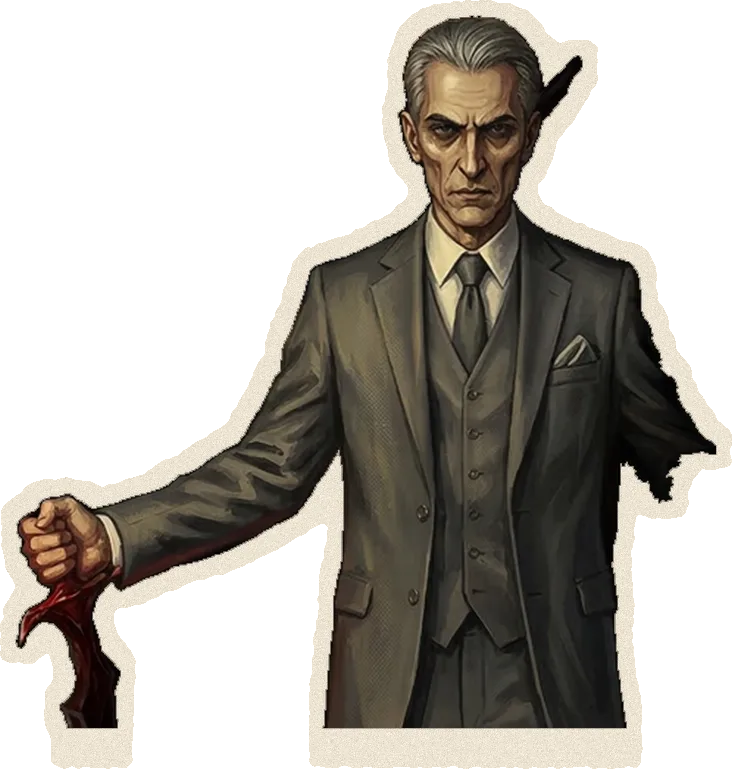
#> input picture art/cena/arnaldo_lamina.webp, 732 x 769 px
$ python recorte.py cena/arnaldo_lamina.webp cena/arnaldo_neutro.webp 5
#> lines starting #> are read from the running program, lines starting #| are printed output that depends on the picture; after the words box and inside, x2 and y2 are one past the last pixel; in counts of white or black regions, pixels touching at a corner belong together
"""Transforma um retrato (PNG com fundo recortado) em recorte de revista com borda de papel.

Uso: python3 art/recorte.py entrada.png saida.png [LARGURA]
A borda é irregular, como cortada à tesoura, e o papel tem uma textura leve.
"""
import sys

import numpy as np
from PIL import Image, ImageChops, ImageFilter

PAPEL = (236, 228, 210)


def recorte(entrada, saida, largura=900, borda=16, seed=7):
#> called with entrada = 'cena/arnaldo_lamina.webp', saida = 'cena/arnaldo_neutro.webp', largura = 5, borda = 16, seed = 7
    im = Image.open(entrada).convert("RGBA")
#> im is the input picture: PIL image 732x769 RGBA; mean R, G, B, A 170.6, 162.4, 147.4, 131.1
    im = im.resize((largura, round(im.height * largura / im.width)), Image.LANCZOS)
    pad = borda * 3
    W, H = im.width + 2 * pad, im.height + 2 * pad
#> W = 101; H = 101
    foto = Image.new("RGBA", (W, H), (0, 0, 0, 0))
#> foto: PIL image 101x101 RGBA; every value is 0
    foto.paste(im, (pad, pad))

    # A base do retrato é um corte reto: estende o alfa até a borda de baixo
    alfa = np.array(foto.getchannel("A")) >= 128
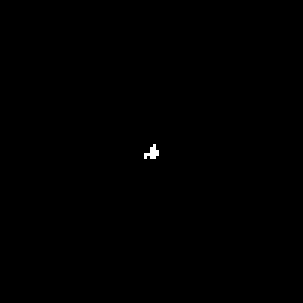
#> alfa: shape (101, 101) bool (shown 3 times larger); 0.14% white in thin lines or dots, all inside (x1, y1, x2, y2) = (48, 48, 53, 53)
    alfa[pad + im.height - 2:, :] = alfa[pad + im.height - 3, :]
#> alfa: shape (101, 101) bool; 1.5% white; 1 white region, box (x1, y1, x2, y2) and area: (50, 48, 53, 101) 156
    alfa[H - pad // 2:, :] = False
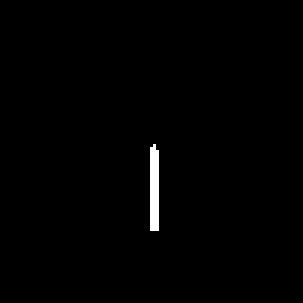
#> alfa: shape (101, 101) bool (shown 3 times larger); 0.82% white; 1 white region, box (x1, y1, x2, y2) and area: (50, 48, 53, 77) 84
    foto_a = Image.fromarray((alfa * 255).astype(np.uint8))

    # Borda de papel: o recorte engordado, com contorno irregular de tesoura
    gordo = foto_a.filter(ImageFilter.MaxFilter(borda * 2 + 1))
#> gordo: PIL image 101x101 L; 20.9% white; 1 white region, box (x1, y1, x2, y2) and area: (34, 32, 69, 93) 2132
    rng = np.random.default_rng(seed)
    ruido = Image.fromarray((rng.random((H // 6 + 1, W // 6 + 1)) * 255).astype(np.uint8)).resize((W, H), Image.BICUBIC)
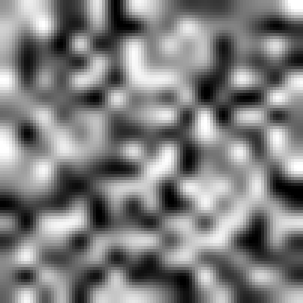
#> ruido: PIL image 101x101 L (shown 3 times larger); min 0, max 255, mean 126.6
    gordo = ImageChops.multiply(gordo.filter(ImageFilter.GaussianBlur(5)), Image.eval(ruido, lambda v: 170 + v // 3))
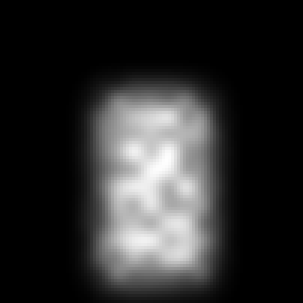
#> gordo: PIL image 101x101 L (shown 3 times larger); min 0, max 254, mean 43.9
    papel_a = gordo.point(lambda v: 255 if v > 110 else 0).filter(ImageFilter.ModeFilter(5))
#> papel_a: PIL image 101x101 L; 19.4% white; 1 white region, box (x1, y1, x2, y2) and area: (34, 32, 70, 92) 1980

    grao = Image.fromarray((rng.normal(0, 7, (H, W))).clip(-20, 20).astype(np.int16) + 0, None)
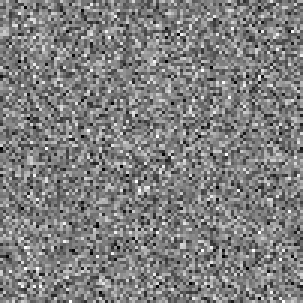
#> grao: PIL image 101x101 I (shown 3 times larger); min -20, max 20, mean -0.0459; drawn with min black and max white
    base = np.zeros((H, W, 4), np.uint8)
    base[..., :3] = np.clip(np.array(PAPEL)[None, None, :] + np.array(grao)[..., None], 0, 255)
    base[..., 3] = np.array(papel_a)
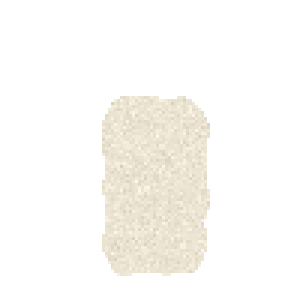
#> base: shape (101, 101, 4) (shown 3 times larger); mean R, G, B, A 236, 228, 210, 49.5; transparent parts drawn white
    out = Image.fromarray(base, "RGBA")

    # Foto por cima, com a base reta e uma sombra fina de impressão na borda interna
    foto.putalpha(Image.fromarray(np.minimum(np.array(foto.getchannel("A")), np.array(papel_a))))
    foto_a2 = foto.getchannel("A").point(lambda v: 255 if v >= 128 else 0)
    linha = Image.new("RGBA", (W, H), (60, 50, 40, 0))
    linha.putalpha(ImageChops.subtract(foto_a2.filter(ImageFilter.MaxFilter(3)), foto_a2).point(lambda v: v // 3))
    out.alpha_composite(foto)
    out.alpha_composite(linha)
    out = out.crop(out.getbbox())
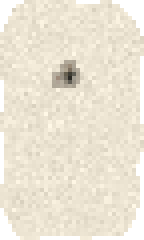
#> out: PIL image 36x60 RGBA (shown 4 times larger); mean R, G, B, A 234.6, 226.5, 208.6, 233.8; transparent parts drawn white
    if saida:
        out.save(saida)
    return out


if __name__ == "__main__":
    recorte(sys.argv[1], sys.argv[2], int(sys.argv[3]) if len(sys.argv) > 3 else 900)

$ run again, on art/cena/biel_neutro.webp
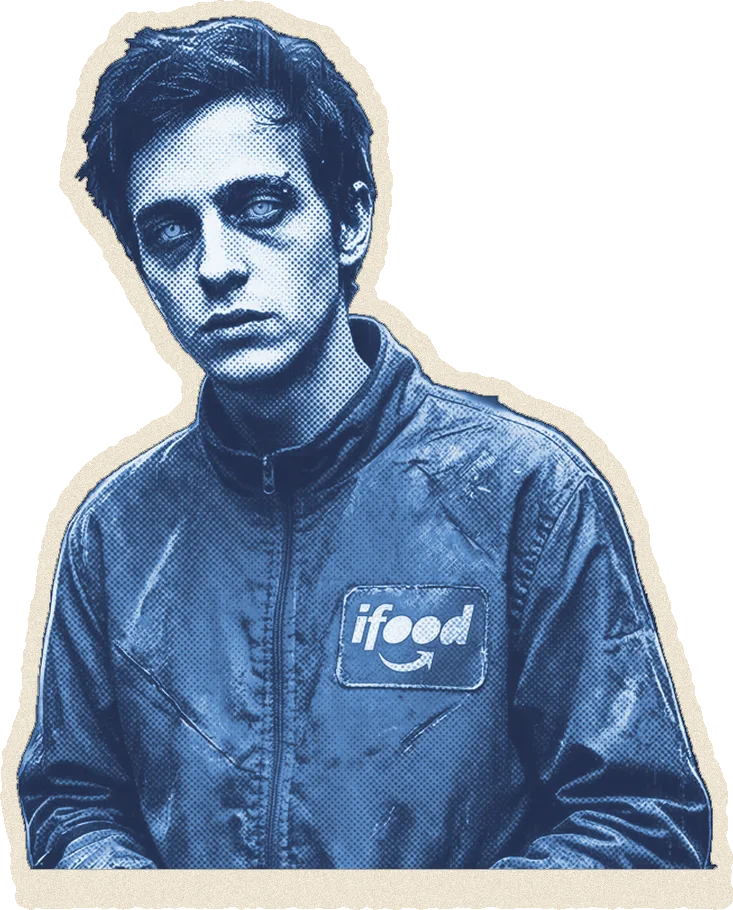
#> input picture art/cena/biel_neutro.webp, 733 x 910 px
#> in recorte, im is the input picture: PIL image 733x910 RGBA; mean R, G, B, A 149.2, 161.1, 175.2, 167.6
#> in recorte, `alfa[pad + im.height - 2:, :] = alfa[pad + im.height - 3, :]`:
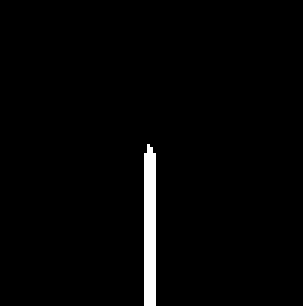
#> alfa: shape (102, 101) bool (shown 3 times larger); 2% white; 1 white region, box (x1, y1, x2, y2) and area: (48, 48, 52, 102) 209
#> foto_a: PIL image 101x102 L; 1.1% white; 1 white region, box (x1, y1, x2, y2) and area: (48, 48, 52, 78) 113
#> papel_a: PIL image 101x102 L; 20.2% white; 1 white region, box (x1, y1, x2, y2) and area: (32, 32, 69, 95) 2082
#> foto_a2: PIL image 101x102 L; 0.18% white in thin lines or dots, all inside (x1, y1, x2, y2) = (48, 48, 53, 54)
#> in recorte, `out = out.crop(out.getbbox())`:
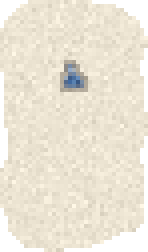
#> out: PIL image 37x63 RGBA (shown 4 times larger); mean R, G, B, A 234.2, 226.5, 208.9, 227.8; transparent parts drawn white

$ run again, on art/cena/constance_neutro.webp
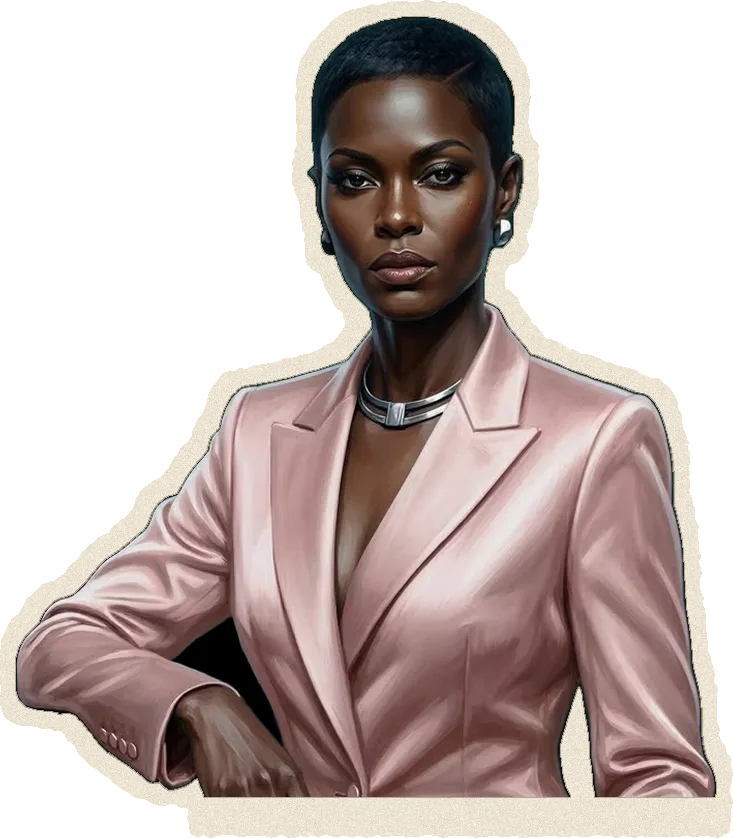
#> input picture art/cena/constance_neutro.webp, 733 x 838 px
#> in recorte, im is the input picture: PIL image 733x838 RGBA; mean R, G, B, A 188.4, 171.4, 161, 150.6
#> foto_a: PIL image 101x102 L; 1.1% white; 1 white region, box (x1, y1, x2, y2) and area: (49, 48, 53, 78) 114
#> papel_a: PIL image 101x102 L; 20.3% white; 1 white region, box (x1, y1, x2, y2) and area: (33, 32, 70, 95) 2095
#> foto_a2: PIL image 101x102 L; 0.18% white in thin lines or dots, all inside (x1, y1, x2, y2) = (48, 48, 53, 54)
#> in recorte, `out = out.crop(out.getbbox())`:
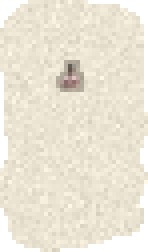
#> out: PIL image 37x63 RGBA (shown 4 times larger); mean R, G, B, A 234.7, 226.6, 208.7, 229.2; transparent parts drawn white
